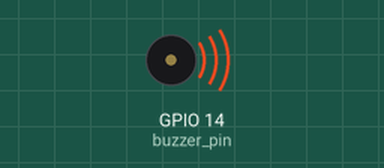
The program below on a simulated Raspberry Pi (BCM pin numbers). Shown: buzzer (waves = sounding). At 19.2 s the program stops and its outputs stay as they are.

Above: at 0.1 s.
At 19.3 s:
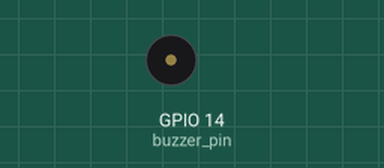
Timing chart, 0 to 20.7 s (numbered marks = the images above):
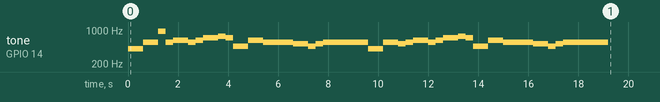

The program:

buzzer_music2.py
```python
import RPi.GPIO as GPIO
import time

GPIO.setwarnings(False)
buzzer_pin = 14

feq = [131, 139, 147, 156, 165, 175, 185, 196, 208, 220, 233, 247,
       261, 277, 294, 311, 329, 349, 369, 392, 415, 440, 466, 493,
       523, 554, 587, 622, 659, 698, 739, 783, 830, 880, 932, 987,
       1047, 1109, 1175, 1245, 1319, 1397, 1480, 1568, 1661, 1760, 1865, 1976]

# 1  도 3  레 5  미 6  파 8  솔 10 라 12 시 3옥
# 13 도 15 레 17 미 18 파 20 솔 22 라 24 시 4옥
# 25 도 27 레 29 미 30 파 32 솔 34 라 36 시 5옥

# 할아버지의 낡은 시계
num = [20, 25, 34, 25, 27, 25, 27, 29, 30, 29, 22, 27, 27, 25, 25, 25, 24, 22, 24,
	    25, 20, 20, 25, 24, 25, 27, 25, 27, 29, 30, 29, 22, 27, 27, 25, 25, 25, 24, 22, 24,
	    25]
sle = [0.6, 0.6, 0.3, 0.3, 0.6, 0.3, 0.3, 0.6, 0.3, 0.3, 0.6, 0.3, 0.3, 0.6, 0.3, 0.3, 0.6, 0.3, 0.3,
	    1.8, 0.3, 0.3, 0.6, 0.3, 0.3, 0.6, 0.3, 0.3, 0.6, 0.3, 0.3, 0.6, 0.3, 0.3, 0.6, 0.3, 0.3, 0.6, 0.3, 0.3,
	    1.8]

GPIO.setmode(GPIO.BCM)
GPIO.setup(buzzer_pin,GPIO.OUT)

pwm = GPIO.PWM(buzzer_pin,100)
pwm.start(100)
pwm.ChangeDutyCycle(20)

for i in range(len(num)):
	pwm.ChangeFrequency(feq[num[i]])
	time.sleep(sle[i])

pwm.stop()
GPIO.cleanup()
```

Measured:
- by itself, tone on GPIO 14 (buzzer_pin): plays 415 Hz for 0.60 s, 554 Hz for 0.60 s, 932 Hz for 0.30 s, 554 Hz for 0.30 s, 622 Hz for 0.60 s, 554 Hz for 0.30 s … (34 notes in this stretch)
